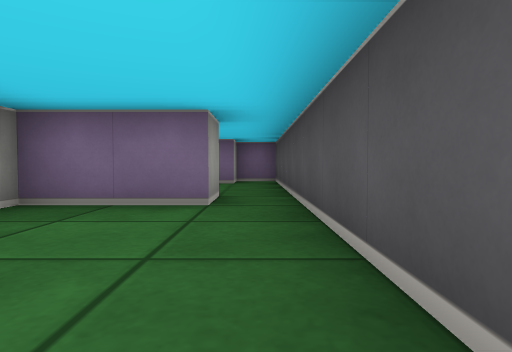
View 1 (above)

18 first-person views from a walk through a cub3D ray-caster map. The camera is about half as high as the walls, tilts 2° down and sees 75° across. The floor is counted in squares. Each view is taken from the middle of a square. On the plan, view 1 faces up. The plan holds only what a view shows up to about 9 squares ahead; the rest is blank.

View 2
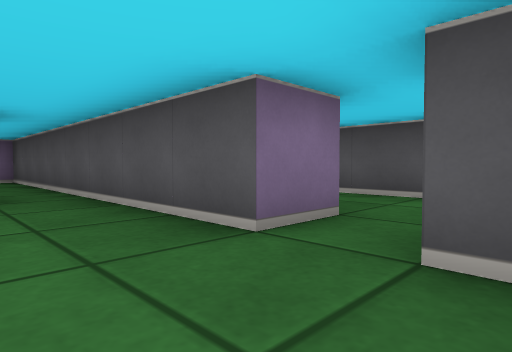

View 3
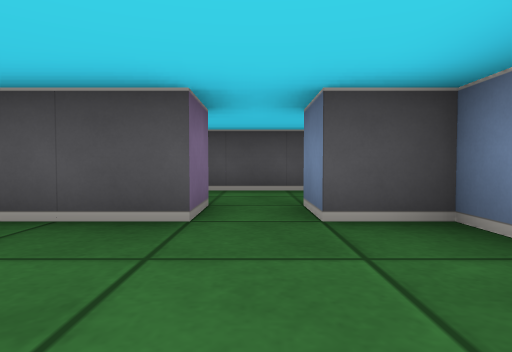

View 4
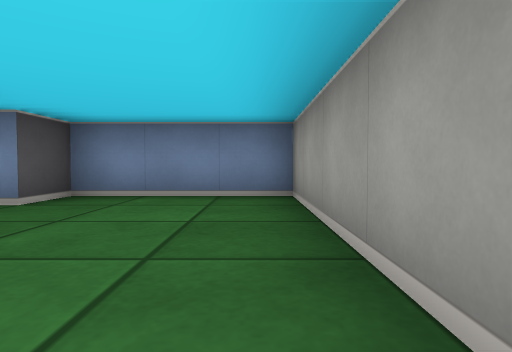

View 5
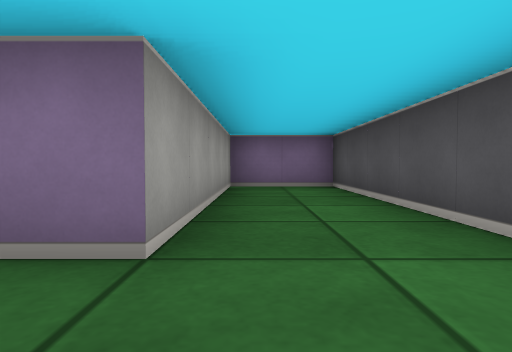

View 6
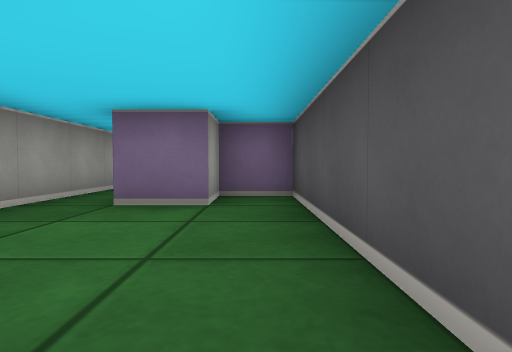

View 7
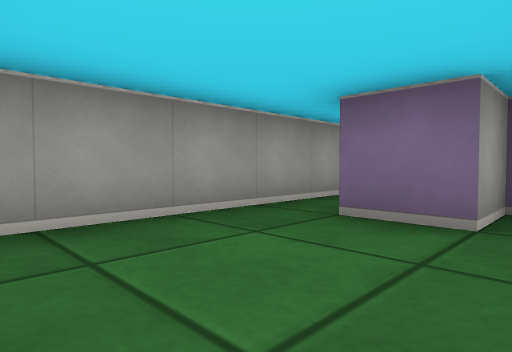

View 8
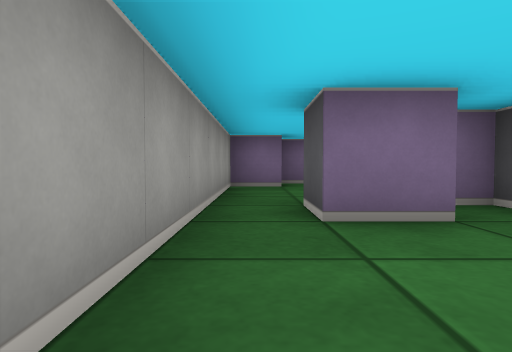

View 9
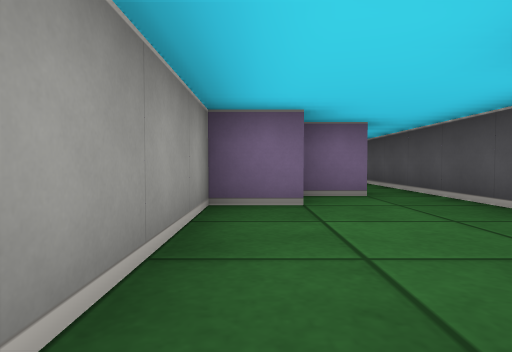

View 10
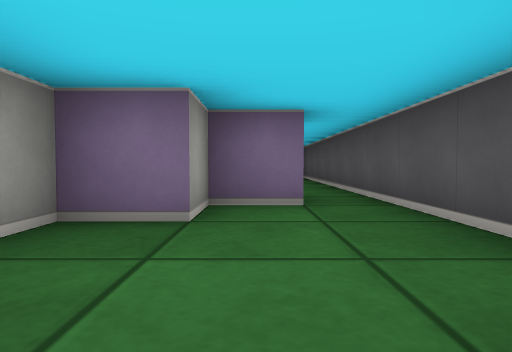

View 11
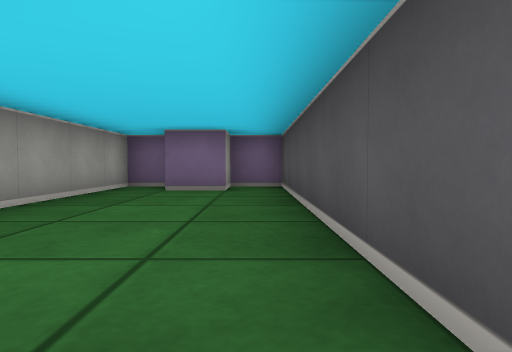

View 12
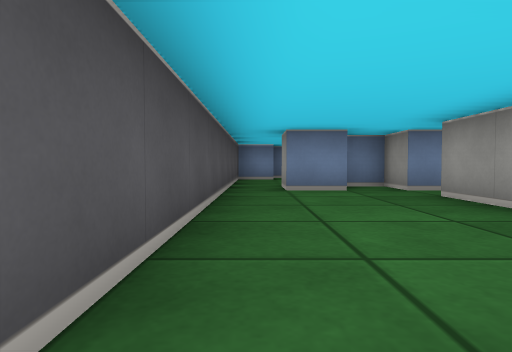

View 13
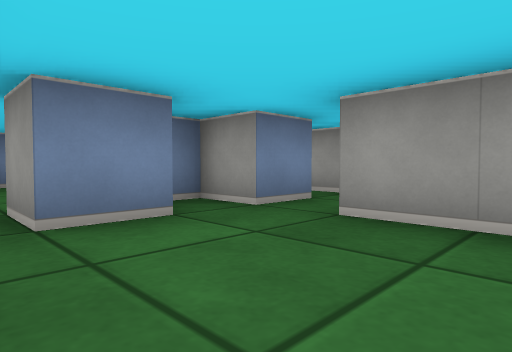

View 14
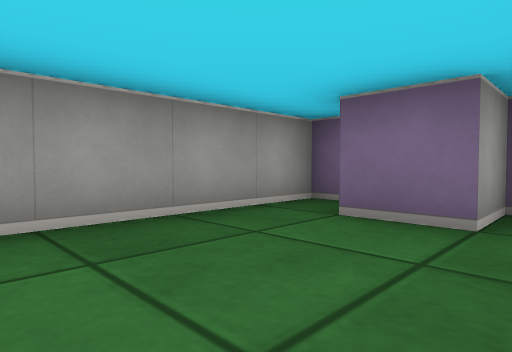

View 15
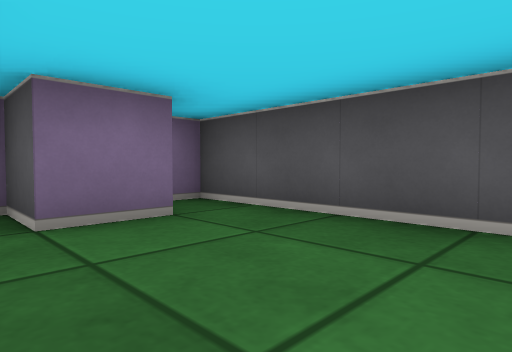

View 16
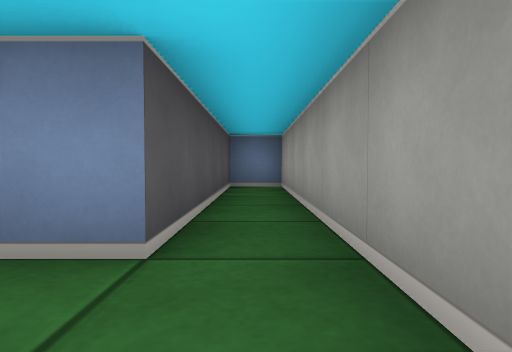

View 17
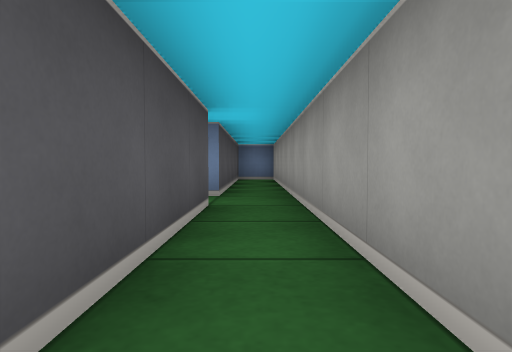

View 18
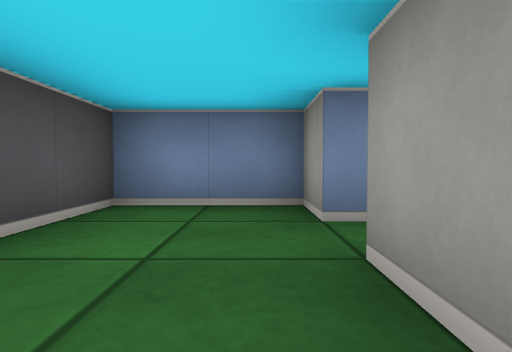

### Floor plan
Points are (right, up) in squares from view 1. A wall is a line through its corners. A room is listed if a view was taken in it or the views show most of it. See-through windows are left out.
Room 1 (views 1, 2, 3, 4, 6)
walls: (1.5, 0.5) (0.5, 0.5) (0.5, 4.5); (-0.5, 4.5) (-0.5, 3.5) (-2.5, 3.5) (-2.5, -1.5) (0.5, -1.5) (0.5, -0.5) (1.5, -0.5)
ways out: opening at (1, 0) to room 2; opening at (0, 4) to room 3
Room 2 (views 5, 18)
walls: (1.5, -0.5) (1.5, -1.5) (3.5, -1.5) (3.5, 5.5) (1.5, 5.5) (1.5, 0.5)
ways out: opening at (1, 0) to room 1
Room 3 (views 7, 8, 9)
walls: (-0.5, 7.5) (-1.5, 7.5) (-1.5, 8.5); (0.5, 4.5) (0.5, 8.5) (-0.5, 8.5); (-2.5, 8.6) (-2.5, 5.2)
ways out: opening at (0, 4) to room 1; opening at (-2, 8) to room 4
Room 4 (views 10, 11)
walls: (0.5, 10.1) (0.5, 13.6); (-0.5, 13.5) (-0.5, 12.5) (-1.5, 12.5) (-1.5, 11.5) (-2.5, 11.5) (-2.5, 8.6)
ways out: opening at (-2, 8) to room 3; opening at (0, 12.5) to room 5
Room 5 (views 12, 13, 14, 15)
walls: (-1.6, 13.5) (-0.5, 13.5); (0.5, 13.6) (0.5, 19.5) (-0.5, 19.5) (-0.5, 18.5) (-1.5, 18.5) (-1.5, 19.5) (-2.5, 19.5) (-2.5, 14.5); (-2.5, 13.5) (-2.5, 12.5) (-1.8, 12.5)
ways out: opening at (0, 12.5) to room 4; opening at (-3, 14) to room 6
Room 6 (views 16, 17)
walls: (-4.5, 17.4) (-4.5, 8.5) (-3.5, 8.5) (-3.5, 13.5) (-2.5, 13.5); (-3.5, 14.5) (-3.5, 17.4)
ways out: opening at (-3, 14) to room 5

Where each view was taken, in squares from view 1:
view 1: 0 up, 0 right, facing up
view 2: 1 down, 1 left, facing up-right
view 3: 0 up, 2 left, facing right
view 4: 3 up, 2 left, facing down
view 5: 1 down, 2 right, facing up
view 6: 4 up, 0 right, facing up
view 7: 5 up, 0 right, facing up-left
view 8: 5 up, 2 left, facing up
view 9: 8 up, 2 left, facing up
view 10: 9 up, 1 left, facing up
view 11: 13 up, 0 right, facing up
view 12: 19 up, 0 right, facing down
view 13: 16 up, 0 right, facing down-left
view 14: 16 up, 0 right, facing up-left
view 15: 16 up, 2 left, facing up-right
view 16: 15 up, 4 left, facing down
view 17: 18 up, 4 left, facing down
view 18: 2 up, 2 right, facing down
